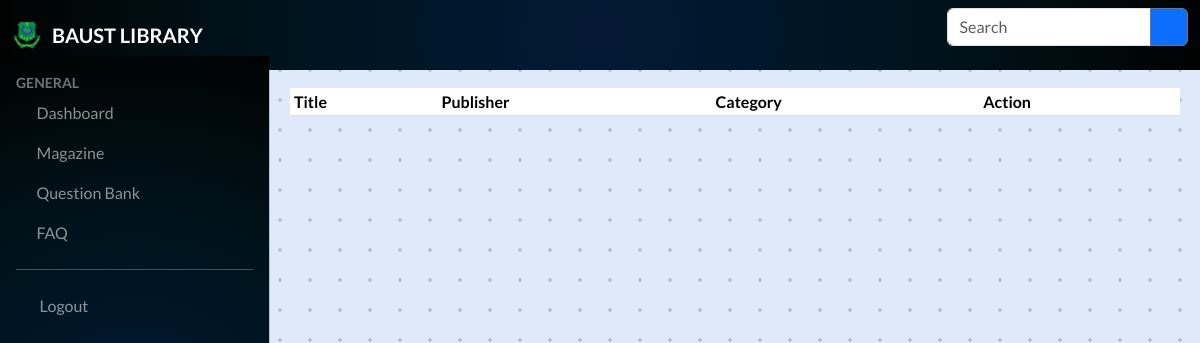
The page /User/Magazine.php on the database as committed earlier.
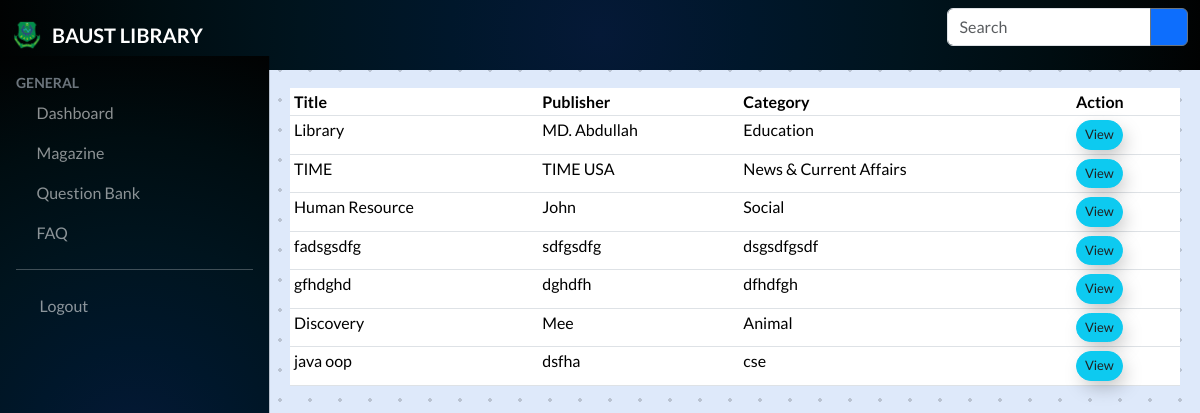
The same page on the database as committed later.
### tables this page shows
CREATE TABLE `magazine` (
  `magazine_id` int(11) NOT NULL,
  `title` varchar(255) DEFAULT NULL,
  `publisher` varchar(255) DEFAULT NULL,
  `publication_date` date DEFAULT NULL,
  `category` varchar(100) DEFAULT NULL,
  `language` varchar(50) DEFAULT NULL,
  `ISSN_or_ISBN` varchar(20) DEFAULT NULL,
  `description` text DEFAULT NULL
);

### User/Magazine.php (the view, shortened to what this page needs)
</html>
<?php
include_once(DIR_URL . "models/dashboard.php");
?>
<!DOCTYPE html>
<html lang="en">
<head>
    <link href="<?php echo BASE_URL ?>assets/css/bootstrap.min.css" rel="stylesheet" />
    <link href="<?php echo BASE_URL ?>assets/css/dataTables.bootstrap5.min.css" rel="stylesheet" />
    <link rel="stylesheet" href="<?php echo BASE_URL ?>assets/css/style.css" />
</head>
<nav class=" navbar navbar-expand-lg navbar-dark bg-dark fixed-top " style="background-image: radial-gradient(circle, #051937, #00172b, #00141e, #000d11, #010202);">
    <div class="container-fluid bg-hess ">
        <p class="m-0"><img src="<?php echo BASE_URL ?>assets/images/BAUST_LOGO.png" alt="baust" class="baust_logo  "></p>
        <a class="navbar-brand fw-bold text-uppercase me-auto"> BAUST Library</a>
        <div class="collapse navbar-collapse" id="navbarSupportedContent">
            <form class="d-flex ms-auto" role="search">
                <div class="input-group my-3 my-lg-0">
                    <input type="text" class="form-control" placeholder="Search" aria-describedby="button-addon2" />
                    <button class="btn btn-outline-secondary bg-primary text-white" type="button" id="button-addon2">
                        <i class="fa-solid fa-magnifying-glass"></i></i>
                    </button>
                </div>
            </form>
        </div>
    </div>
</nav>
<div class="offcanvas offcanvas-start bg-dark text-white sidebar-nav bg-hess " tabindex="-1" id="offcanvasExample" aria-labelledby="offcanvasExampleLabel">
    <div class="offcanvas-body" style="background-image: radial-gradient(circle, #051937, #00172b, #00141e, #000d11, #010202);">
        <nav class="navbar-dark">
            <ul class="navbar-nav">
                <li>
                    <div class="text-secondary small fw-bold text-uppercase">
                        General
                    </div>
                </li>
                <li>
                    <a href="<?php echo BASE_URL ?>User/homepage.php" class="nav-link"><i class="fa-solid fa-display  me-2" style="color: #b2bafb;"></i>Dashboard
                    </a>
                </li>
                <li>
                    <a href="<?php echo BASE_URL ?>User/Magazine.php" class="nav-link"><i class="fas fa-newspaper me-2" style="color: #b2bafb;"></i>Magazine
                    </a>
                </li>
                <li>
                    <a href="<?php echo BASE_URL ?>User/qb_read.php" class="nav-link"><i class="fas fa-newspaper me-2" style="color: #b2bafb;"></i>Question Bank
                    </a>
                </li>
                <li>
                    <a href="<?php echo BASE_URL ?>User/faq.php" class="nav-link"><i class="fa-solid fa-circle-question me-2" style="color: #b2bafb;"></i>FAQ
                    </a>
                </li>
                <li class="my-0">
                    <hr />
                </li>
                <li class="nav-item">
                    <a href="logout.php" class="nav-link"><i class="fa-solid fa-right-from-bracket me-2" style="color: #b2bafb;"></i> Logout</a>
                </li>
            </ul>
        </nav>
    </div>
</div>
<body class="container1 mt-3">
    <main class="mt-5 pt-3" style="box-sizing:border-box; padding: 20px">
        <div class="main mt-4">
            <table class="table table-sm custom-table">
                <thead>
                    <tr>
                        <th>Title</th>
                        <th>Publisher</th>
                        <th>Category</th>
                        <th>Action</th>
                    </tr>
                </thead>
                <tbody>
                    <?php
                    if (isset($_POST['search'])) {
                        $searchField = $_POST['sv'];
                        $sql = "SELECT * FROM Magazine WHERE title LIKE '%$searchField%' OR publisher LIKE '%$searchField%' OR category LIKE '%$searchField%'";
                    } else {
                        $sql = "SELECT * FROM Magazine";
                    }
                    $result = mysqli_query($conn, $sql);
                    while ($row = $result->fetch_assoc()) {
                        echo       "<tr>
            <td>" . $row["title"] . "</td>
            <td>" . $row["publisher"] . "</td>
            <td>" . $row["category"] . "</td>
            <td>
                <a class='btn btn-info btn-sm' href='view_magazine.php?id=$row[magazine_id]'>View</a>
            </td>
        </tr>";
                    }
                    ?>
                </tbody>
            </table>
        </div>
</body>
</html>
<?php include_once(DIR_URL . "include/footer.php") ?>

Rows that differ between the two databases and show on the page:
added magazine: title "Library", publisher "MD. Abdullah", category "Education"
added magazine: title "TIME", publisher "TIME USA", category "News & Current Affairs"
added magazine: title "Human Resource", publisher "John", category "Social"
added magazine: title "fadsgsdfg", publisher "sdfgsdfg", category "dsgsdfgsdf"
added magazine: title "gfhdghd", publisher "dghdfh", category "dfhdfgh"
added magazine: title "Discovery", publisher "Mee", category "Animal"
added magazine: title "java oop", publisher "dsfha", category "cse"
